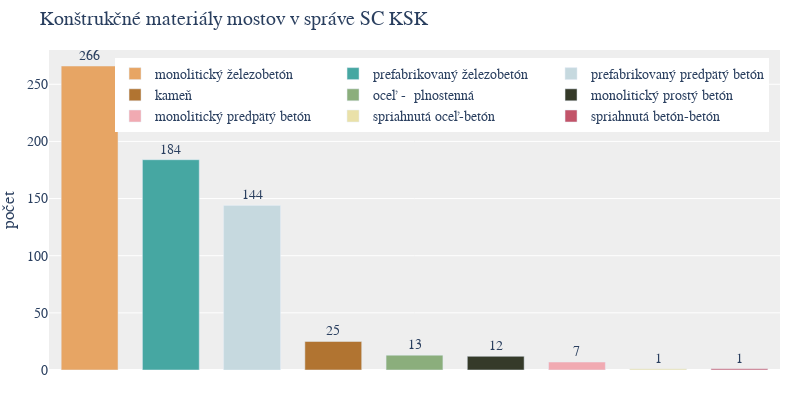

Here is the notebook cell this chart was saved with:
### Code cell
import plotly.graph_objects as go

# Define the color palette
color_palette = ['#e7a564', '#46a7a2', '#c6d9df', '#b17431',
                 '#8bae7c', '#353a29', '#f1aab2', '#eae1a9',
                 '#c25469', '#2d505d'
                 ]

# Get the material counts
material_counts = filtered_bridges["Material"].value_counts()

# Create a bar plot
fig = go.Figure()

# Add traces for each material, include the count as text, and set textposition to 'auto' for automatic placement
for material, count, color in zip(material_counts.index, material_counts.values, color_palette):
    fig.add_trace(go.Bar(
        x=[material],  # Set x to material for vertical bars
        y=[count],
        name=material,
        marker_color=color,
        text=[count],  # Add the count as text for each bar
        textposition='outside'  # Position the text outside of bars
    ))

# Update the layout with additional configurations
fig.update_layout(
    title="Konštrukčné materiály mostov v správe SC KSK",
    yaxis_title="počet",
    xaxis=dict(
        showticklabels=False
    ),
    plot_bgcolor='#EEEEEE',  # Set plot background color
    font=dict(family="Montserrat, sans-serif",
              size=14),  # Set font family and size
    legend=dict(
        orientation="h",  # Horizontal legend orientation
        yanchor="top",  # Anchor legend to the top
        y=0.975,  # Position the legend slightly above the plot
        xanchor="right",  # Anchor legend to the right
        x=0.985  # Align legend to the right
    ),
    margin=dict(l=0, r=20, t=50, b=30),  # Adjust margins for tight layout
    bargap=0.3,  # Increase the gap between bars for more space
    width=800,
    height=400
)

# Add a custom x-axis label using annotations
fig.update_layout(
    annotations=[
        dict(
            x=0.5,  # x-coordinate position (0.5 for center)
            y=-0.075,  # y-coordinate position (-0.15 places it below the bars)
            xref='paper',  # Use 'paper' for positioning relative to the plot area
            yref='paper',  # Use 'paper' for positioning relative to the plot area
            showarrow=False,  # Do not show an arrow
            text=" ",  # The text you want as the x-axis label
            # Match the font size with the rest of the plot
            font=dict(family="Montserrat, sans-serif",
                      size=15),
        )
    ]
)

# Show the updated plot
fig.show()

### Figure 1 — Plotly figure (JSON) as saved in the notebook; plotly's stock layout.template omitted (floating-point values rounded to 4 significant figures)
{"data": [{"marker": {"color": "#e7a564"}, "name": "monolitický železobetón", "text": ["266"], "textposition": "outside", "type": "bar", "x": ["monolitický železobetón"], "y": [266]}, {"marker": {"color": "#46a7a2"}, "name": "prefabrikovaný železobetón", "text": ["184"], "textposition": "outside", "type": "bar", "x": ["prefabrikovaný železobetón"], "y": [184]}, {"marker": {"color": "#c6d9df"}, "name": "prefabrikovaný predpätý betón", "text": ["144"], "textposition": "outside", "type": "bar", "x": ["prefabrikovaný predpätý betón"], "y": [144]}, {"marker": {"color": "#b17431"}, "name": "kameň", "text": ["25"], "textposition": "outside", "type": "bar", "x": ["kameň"], "y": [25]}, {"marker": {"color": "#8bae7c"}, "name": "oceľ -  plnostenná", "text": ["13"], "textposition": "outside", "type": "bar", "x": ["oceľ -  plnostenná"], "y": [13]}, {"marker": {"color": "#353a29"}, "name": "monolitický prostý betón", "text": ["12"], "textposition": "outside", "type": "bar", "x": ["monolitický prostý betón"], "y": [12]}, {"marker": {"color": "#f1aab2"}, "name": "monolitický predpätý betón", "text": ["7"], "textposition": "outside", "type": "bar", "x": ["monolitický predpätý betón"], "y": [7]}, {"marker": {"color": "#eae1a9"}, "name": "spriahnutá oceľ-betón", "text": ["1"], "textposition": "outside", "type": "bar", "x": ["spriahnutá oceľ-betón"], "y": [1]}, {"marker": {"color": "#c25469"}, "name": "spriahnutá betón-betón", "text": ["1"], "textposition": "outside", "type": "bar", "x": ["spriahnutá betón-betón"], "y": [1]}], "layout": {"annotations": [{"font": {"family": "Montserrat, sans-serif", "size": 15}, "showarrow": false, "text": " ", "x": 0.5, "xref": "paper", "y": -0.075, "yref": "paper"}], "bargap": 0.3, "font": {"family": "Montserrat, sans-serif", "size": 14}, "height": 400, "legend": {"orientation": "h", "x": 0.985, "xanchor": "right", "y": 0.975, "yanchor": "top"}, "margin": {"b": 30, "l": 0, "r": 20, "t": 50}, "plot_bgcolor": "#EEEEEE", "title": {"text": "Konštrukčné materiály mostov v správe SC KSK"}, "width": 800, "xaxis": {"showticklabels": false}, "yaxis": {"title": {"text": "počet"}}}}
